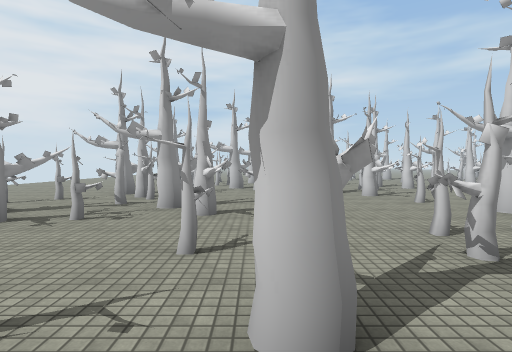
view 1 (above)

24 first-person views from a walk through a Unity game level. The camera is 1.5 m above the floor, tilts 2° down and sees 80° across. The floor is counted in squares, 1.8 m on a side. Each view is taken from the middle of a square. On the plan, view 1 faces up. The plan holds only what a view shows up to about 11 squares ahead; the rest is blank. The place goes on beyond the plan. The player is left out. Some surface patterns are stand-ins.

view 2
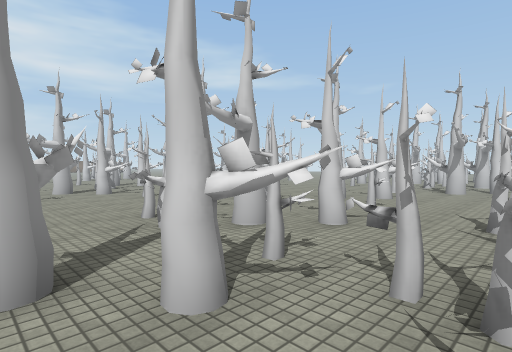

view 3
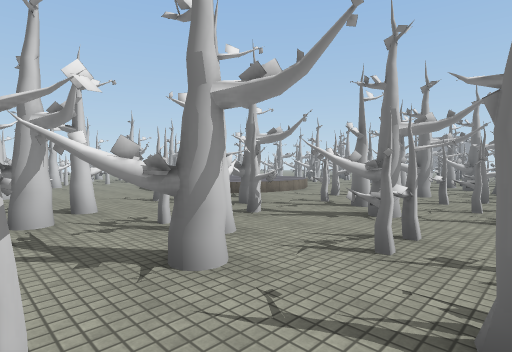

view 4
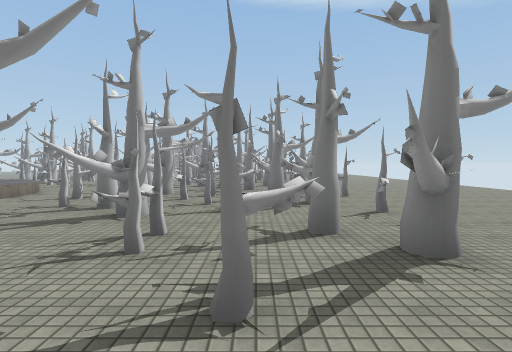

view 5
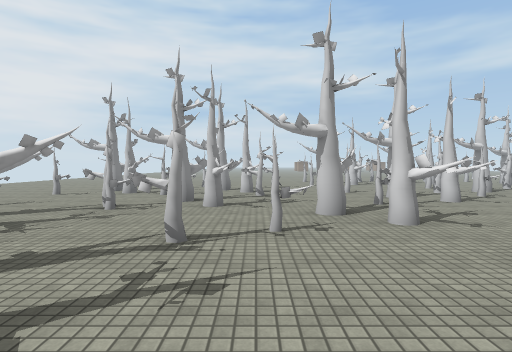

view 6
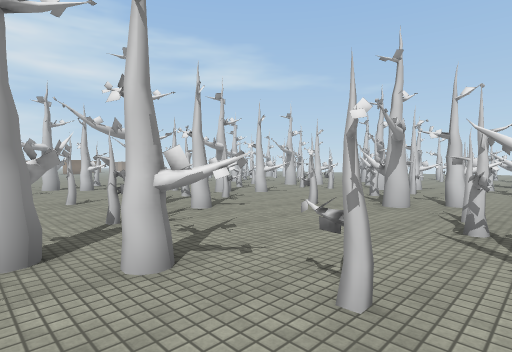

view 7
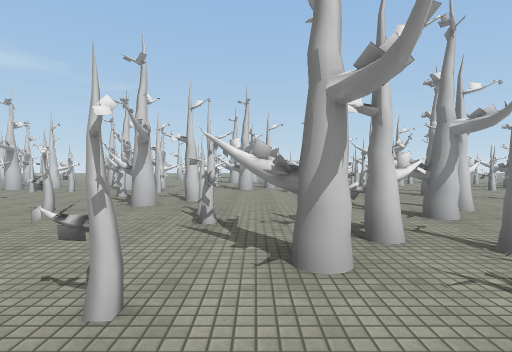

view 8
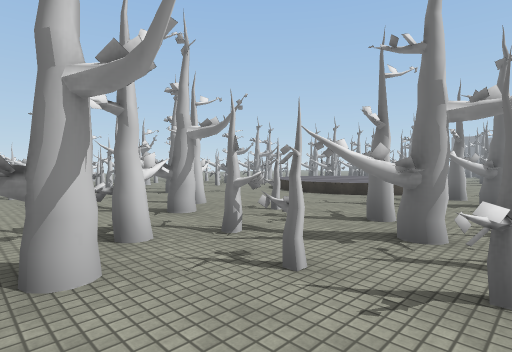

view 9
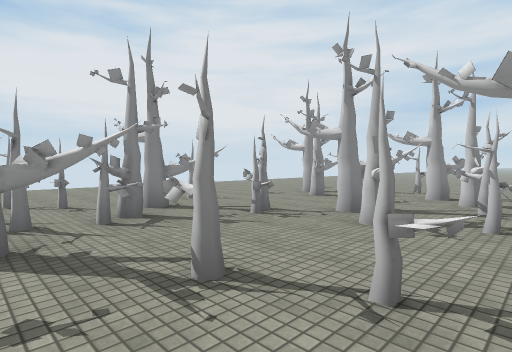

view 10
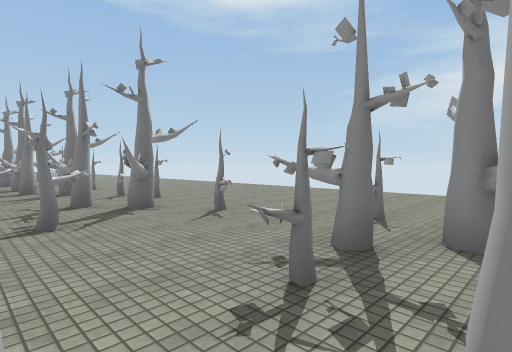

view 11
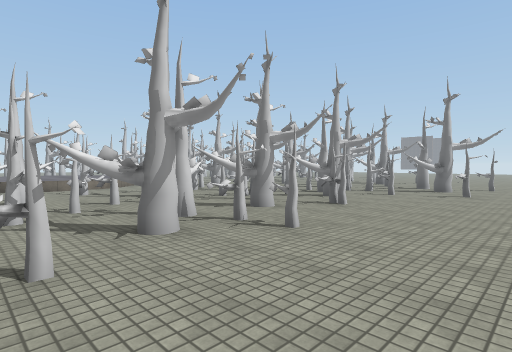

view 12
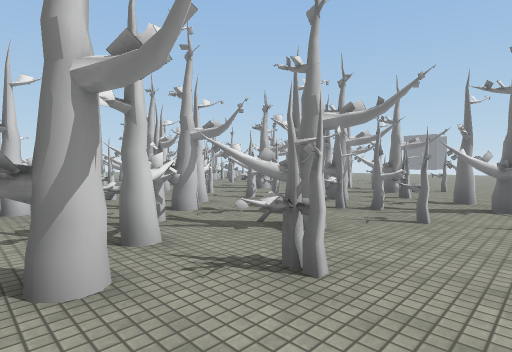

view 13
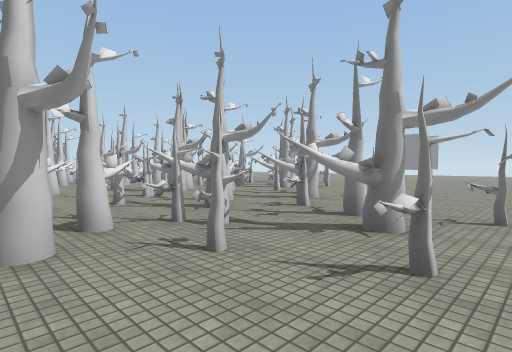

view 14
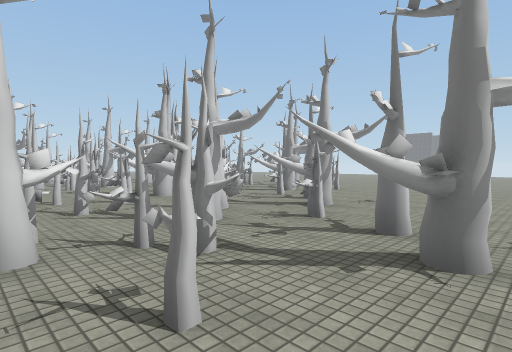

view 15
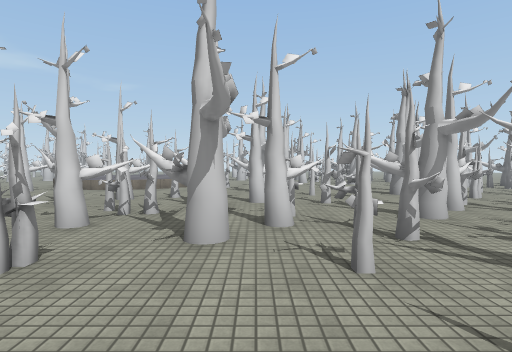

view 16
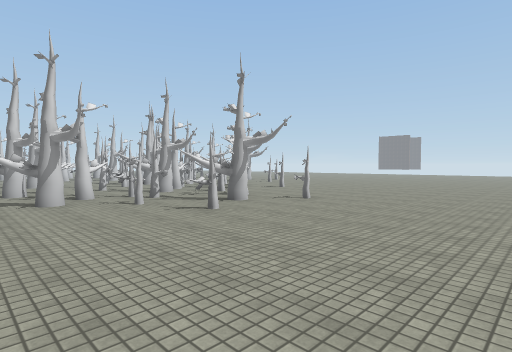

view 17
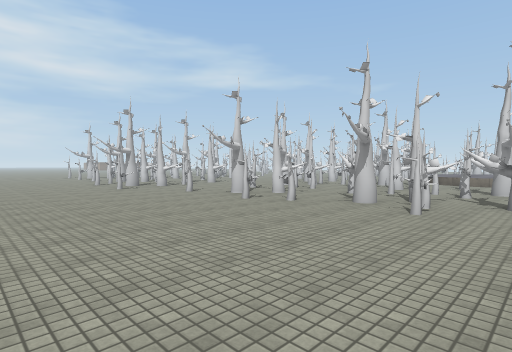

view 18
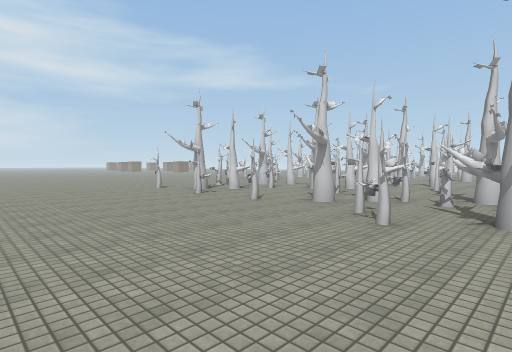

view 19
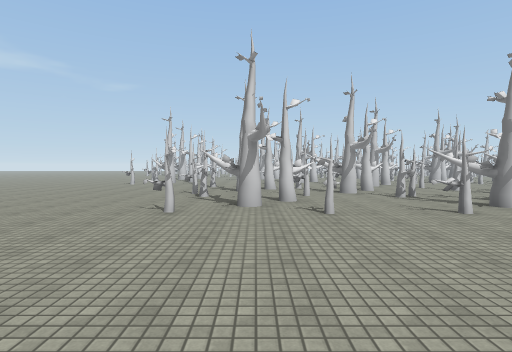

view 20
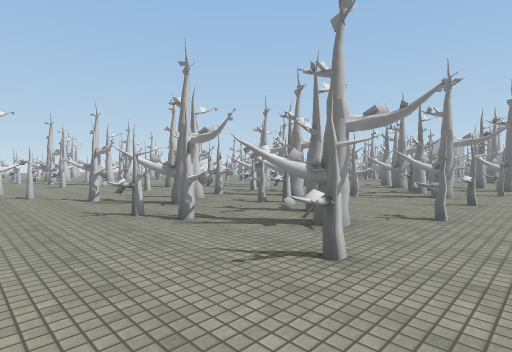

view 21
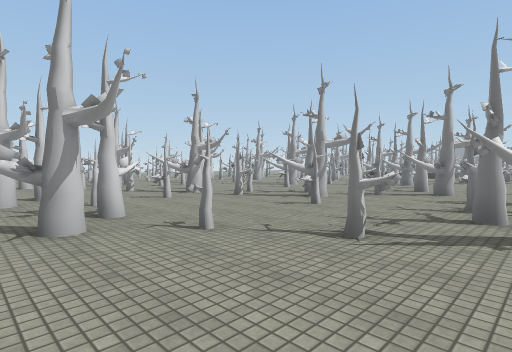

view 22
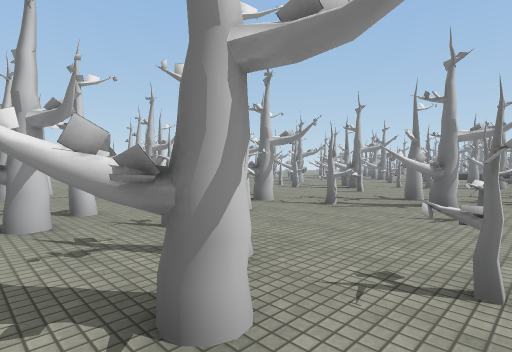

view 23
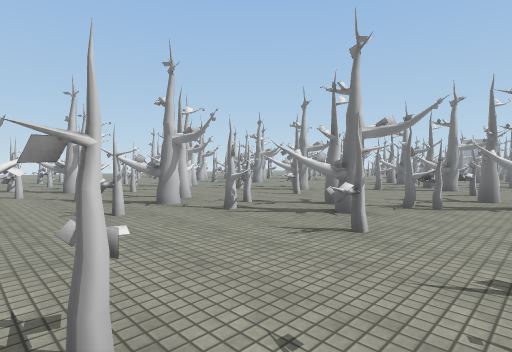

view 24
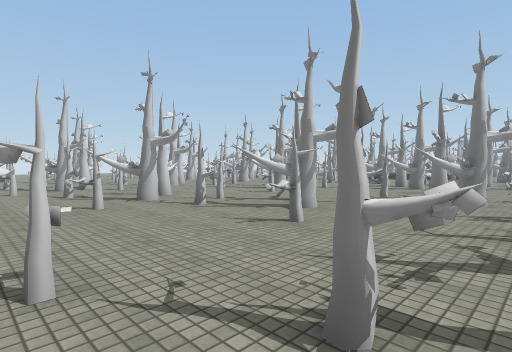

### Floor plan
Key: @ floor where view 1 was taken; # wall or solid block; x gap in a wall; . floor; ^ raised ledge; O other object.
Columns run from 10 left of view 1 to 14 right of it. Each row starts with its distance up from view 1.
 19       .........O .O
 18  .. ..........#...OO...O
 17  ............OOO.O.O.. O
 16  .....O..O.OO.........O.O
 15  ......OO.O......O..O..O.
 14 ......#...OO..O...OO...O
 13  ....OOO.O O....O..O..OOO
 12  .........O....O.O.O..O
 11  ....O....OO..O.O......O
 10 .......OO.O..O....O.O..O
  9 ......O#....OO.....O..OOO
  8 .....O.O...O..O...OO..O.O
  7 ....O..O.OO...O.OO .O..O.
  6 ......O.#......O.......O
  5 .....OOO.O.....OO.....O.O
  4 ....O.O.....O.OOO.O .
  3 .........O..O.OO O .O. O
  2 ......O...OO x#.O O. OO#O
  1 .......OO..OO.O.....OO  O
  0 ......OO O@.O..O...OOO
 -1  ....OOO#O.OOOOO.......
 -2 ......O.. O# O .^^^^  O.
 -3 .......OOO OO O^^^^    O
 -4 .......O OOO...^^^
 -5 ......OOOO#OO.^^
 -6 ........O.OO ..^^
 -7 .......OOOOOO..^^
 -8 ......OOOO.OO ..
 -9 .......OO O .OO
-10 .........  O.OO
-11 .....OOOOO.O.#OO OO
-12 ......OO#OOOOO.O. O
-13 ......O ## .OOOO.O
-14  ....O.OO O.   ..
-15  ........O..
-16  ........OOOO
-17  .......O.O..O
-18  ...........O .O
-19  ......... #OOOO

Positions as (right, up) in squares from view 1, and headings:
1: (0, 0), facing up
2: (0, -1), facing up-right
3: (-2, 3), facing down-right
4: (-2, 3), facing down
5: (1, 4), facing up
6: (2, 6), facing up-right
7: (2, 6), facing right
8: (2, 6), facing down-right
9: (2, 6), facing up-left
10: (-1, 6), facing down-left
11: (-7, -2), facing down-right
12: (-5, -6), facing down-right
13: (-6, -9), facing down-right
14: (-5, -10), facing down-right
15: (-6, -10), facing right
16: (-10, -8), facing down-right
17: (-10, -7), facing up-right
18: (-10, 5), facing up-right
19: (-10, 14), facing right
20: (-6, 18), facing down-right
21: (0, 19), facing down-right
22: (3, 19), facing down-right
23: (2, 17), facing down-right
24: (1, 17), facing down-right
